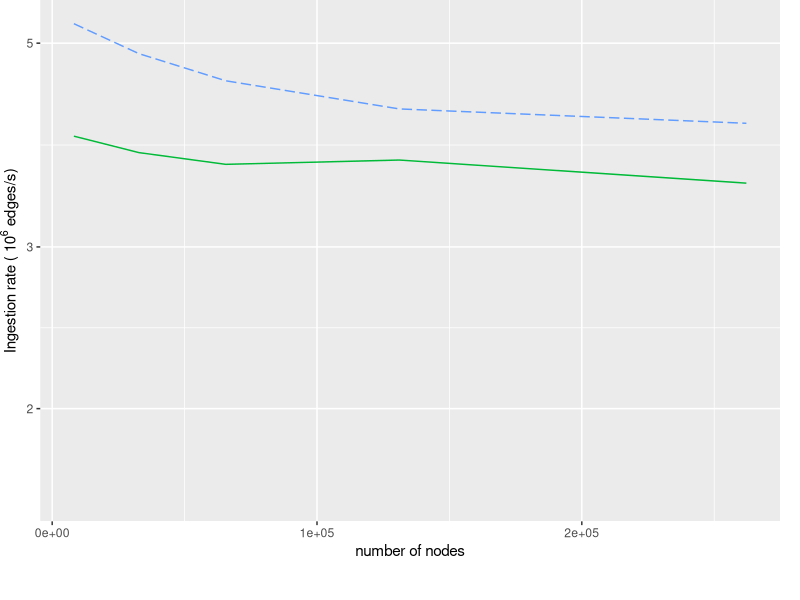
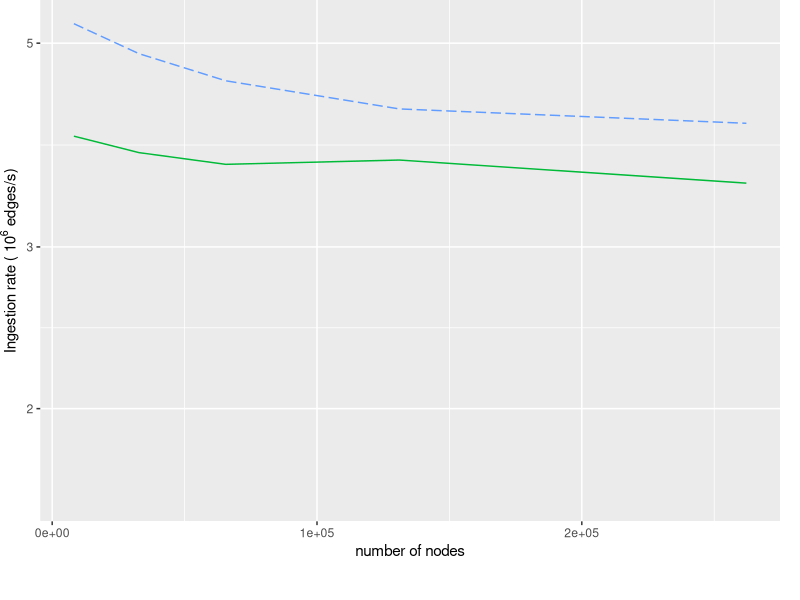

Generate these figures, in order, with R:
library(tidyverse)
library("scales")

speed <- read.csv("speed_data_unlim.csv")

ggplot() +
  geom_line(data = speed, mapping = aes(x = nodes, y = ingestion_rate/10^6, color = alg, linetype = alg), size = 0.5) +
  labs(y=expression(paste("Ingestion rate (", ~10^6," edges/s)")), x ="number of nodes") + 
  scale_y_continuous(trans="log10") +
  labs(color = "System\n") +
  theme(legend.position = c(0.45, -0.30), legend.direction = 'horizontal', plot.margin = grid::unit(c(0,1,2,0), 'lines')) +
  guides(linetype="none") +
  scale_color_hue(labels = c("Aspen", "GraphZeppelin Gutter Tree", "GraphZepplin leaf gutters")) + 
  scale_linetype_manual("", breaks=c("aspen_top", "stream_mem", "stream_ext")
                        , values=c("dashed", "longdash","solid"))

ggsave(filename = "speed_unlim.png", width = 6, height = 3, unit = "in")
